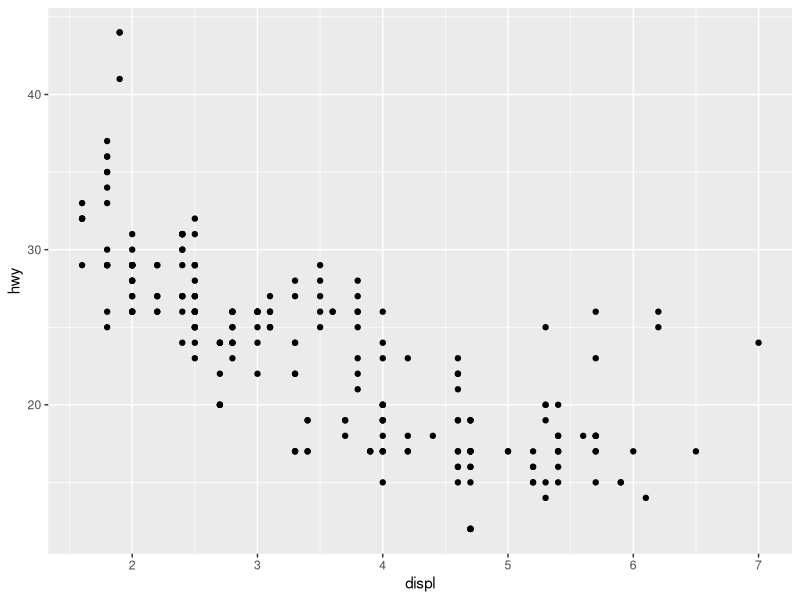
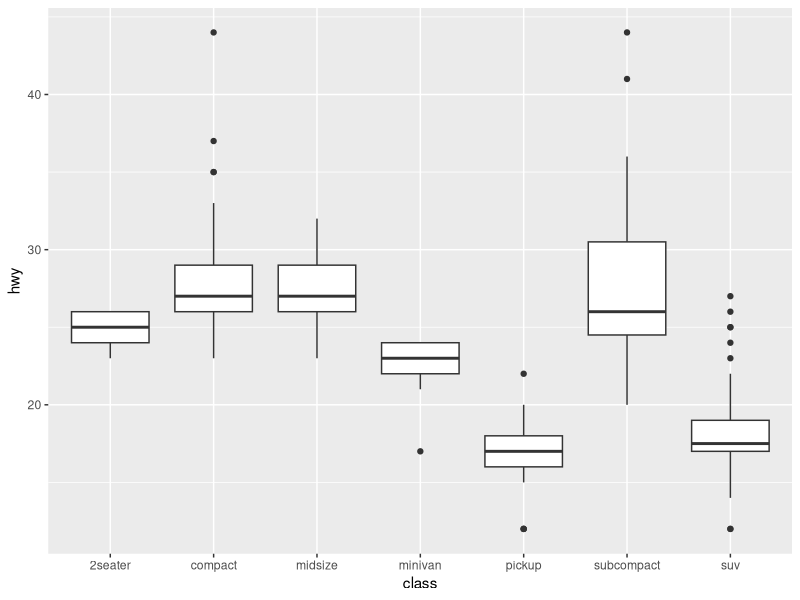
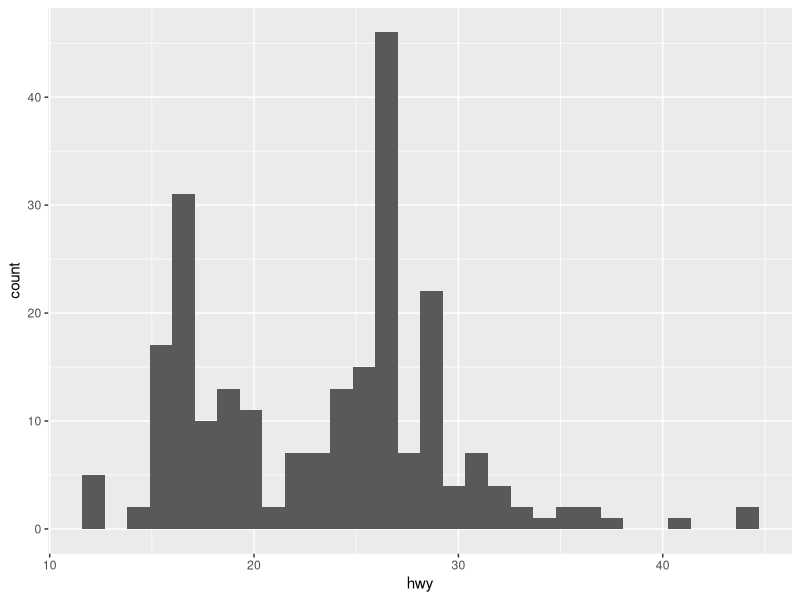
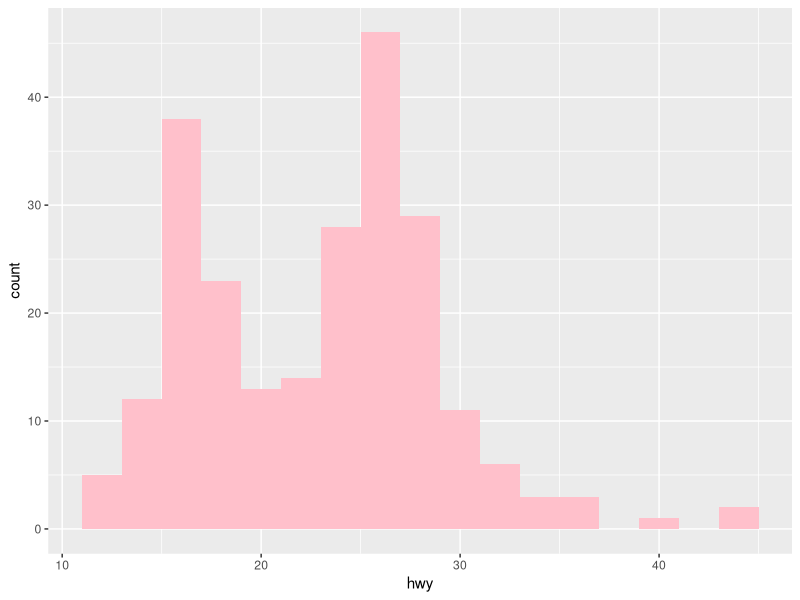
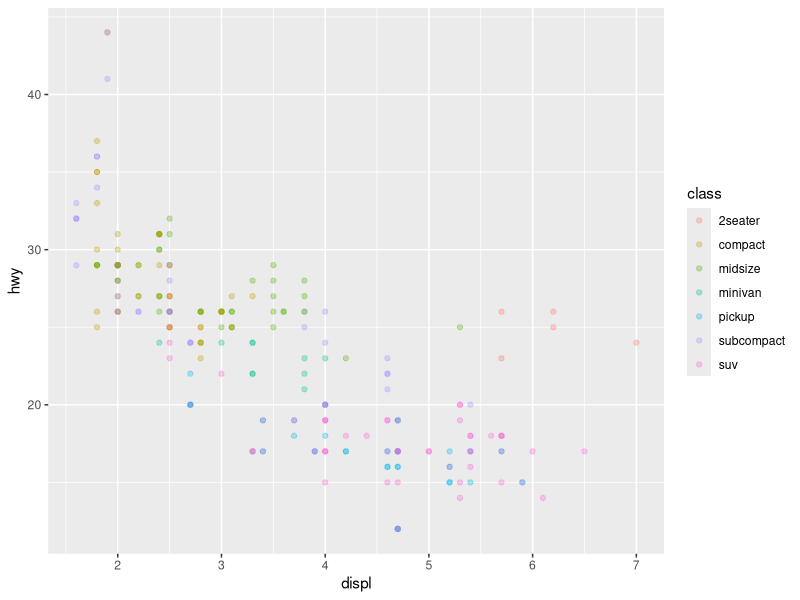
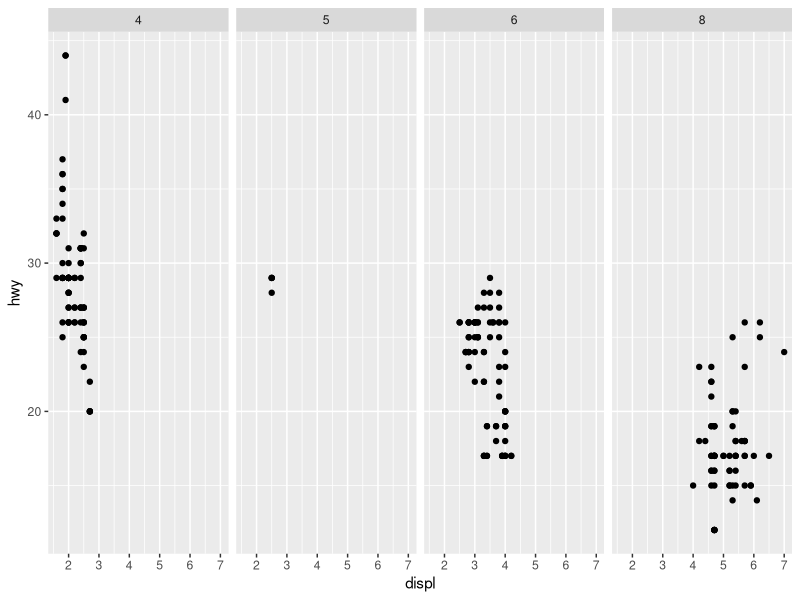
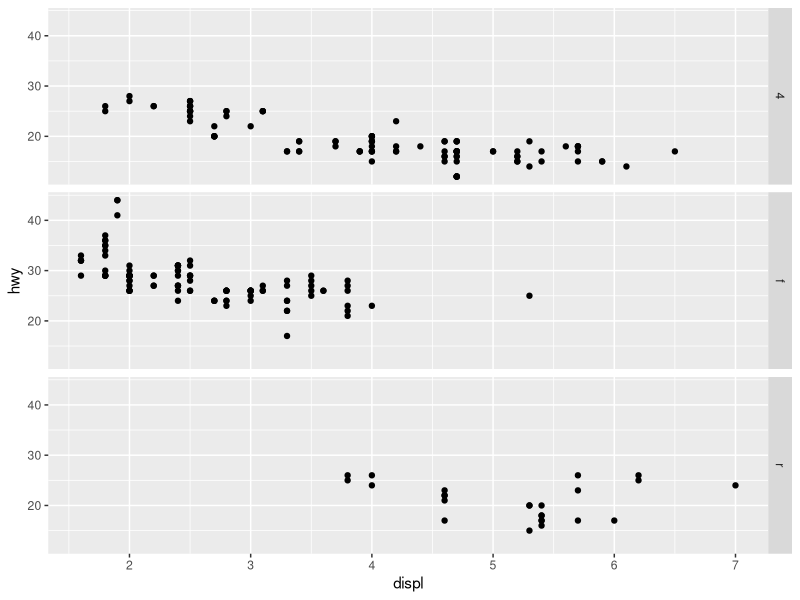
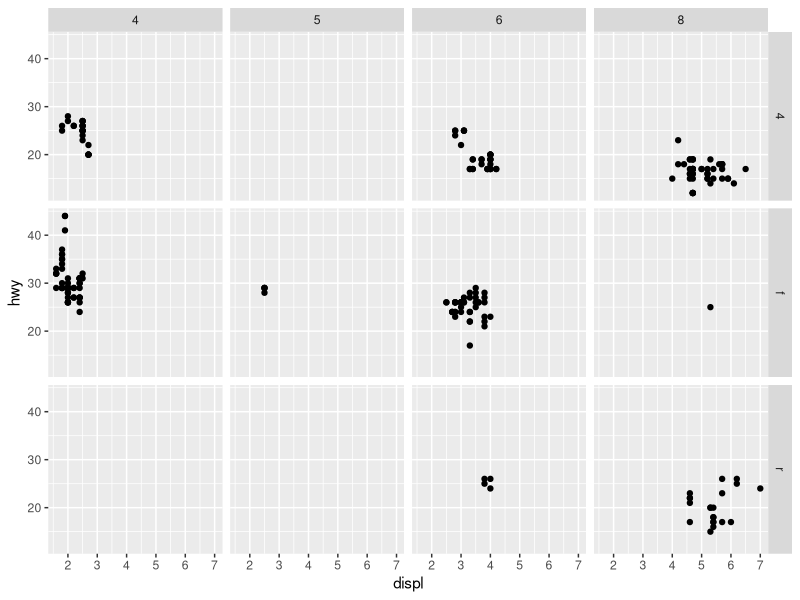

These figures' R source, in order:
## ---- chunk 1
knitr::opts_chunk$set(echo = TRUE ) 

library(tidyverse)
## ---- chunk 2
mpg
## ---- chunk 3
ggplot(data = mpg) + 
  geom_point(mapping = aes(x = displ, y = hwy))

## ---- chunk 4
ggplot(data = mpg) +
  geom_boxplot(mapping = aes(x = class, y = hwy))
## ---- chunk 5
ggplot(data = mpg) +
  geom_histogram(mapping = aes(x = hwy))
## ---- chunk 6
ggplot(data = mpg) +
  geom_histogram(mapping = aes(x = hwy), binwidth = 2, fill = "pink")
## ---- chunk 7
ggplot(data = mpg) +
  geom_point(mapping = aes(x = displ, y = hwy, color = class), alpha = 0.3)  

## ---- chunk 8
# Makes a plot that the commands below will modify
q <- ggplot(mpg) + geom_point(aes(x = displ, y = hwy))

q + facet_grid(. ~ cyl)
q + facet_grid(drv ~ .)
q + facet_grid(drv ~ cyl)
q + facet_wrap(~ class)
## ---- chunk 9

## ---- chunk 10
ggplot(mpg) + 
  geom_point(aes(displ, hwy)) +
  geom_smooth(aes(displ, hwy))
